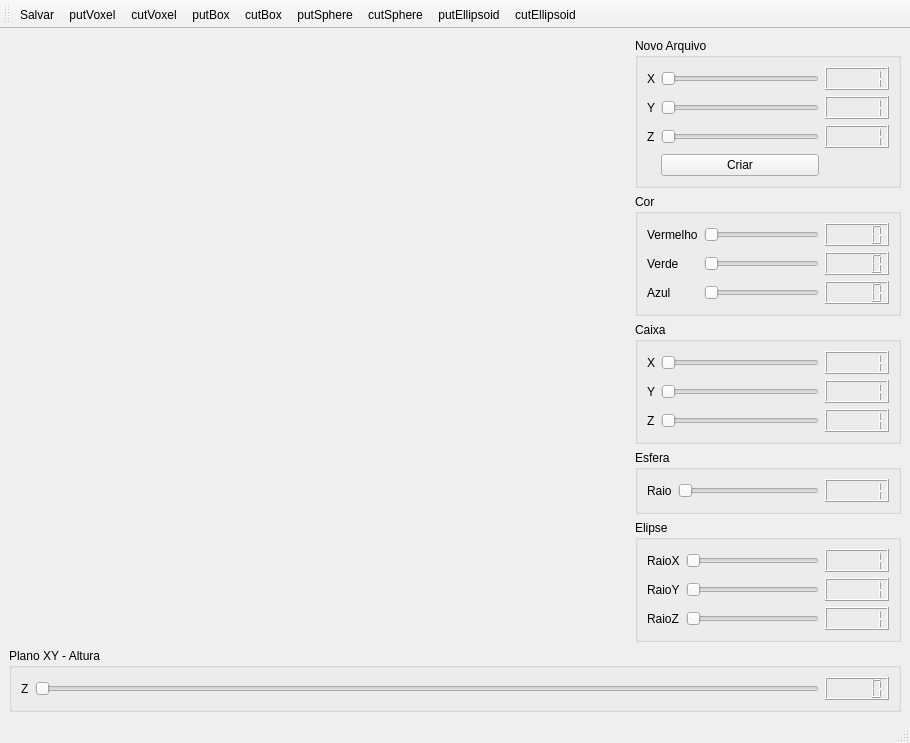
<?xml version="1.0" encoding="UTF-8"?>
<ui version="4.0">
 <class>MainWindow</class>
 <widget class="QMainWindow" name="MainWindow">
  <property name="geometry">
   <rect>
    <x>0</x>
    <y>0</y>
    <width>910</width>
    <height>706</height>
   </rect>
  </property>
  <property name="windowTitle">
   <string>MainWindow</string>
  </property>
  <widget class="QWidget" name="centralwidget">
   <layout class="QGridLayout" name="gridLayout_2">
    <item row="0" column="0">
     <layout class="QVBoxLayout" name="verticalLayout_2">
      <item>
       <layout class="QHBoxLayout" name="horizontalLayout" stretch="70,30">
        <item>
         <widget class="Visual" name="widget" native="true"/>
        </item>
        <item>
         <layout class="QVBoxLayout" name="verticalLayout">
          <item>
           <widget class="QGroupBox" name="groupBox">
            <property name="title">
             <string>Novo Arquivo</string>
            </property>
            <layout class="QGridLayout" name="gridLayout">
             <item row="1" column="1">
              <widget class="QSlider" name="horizontalSliderTamY">
               <property name="minimum">
                <number>1</number>
               </property>
               <property name="maximum">
                <number>51</number>
               </property>
               <property name="orientation">
                <enum>Qt::Horizontal</enum>
               </property>
              </widget>
             </item>
             <item row="1" column="0">
              <widget class="QLabel" name="label_2">
               <property name="text">
                <string>Y</string>
               </property>
              </widget>
             </item>
             <item row="2" column="2">
              <widget class="QLCDNumber" name="lcdNumberTamZ">
               <property name="intValue" stdset="0">
                <number>1</number>
               </property>
              </widget>
             </item>
             <item row="0" column="1">
              <widget class="QSlider" name="horizontalSliderTamX">
               <property name="minimum">
                <number>1</number>
               </property>
               <property name="maximum">
                <number>51</number>
               </property>
               <property name="orientation">
                <enum>Qt::Horizontal</enum>
               </property>
              </widget>
             </item>
             <item row="0" column="2">
              <widget class="QLCDNumber" name="lcdNumberTamX">
               <property name="intValue" stdset="0">
                <number>1</number>
               </property>
              </widget>
             </item>
             <item row="2" column="1">
              <widget class="QSlider" name="horizontalSliderTamZ">
               <property name="minimum">
                <number>1</number>
               </property>
               <property name="maximum">
                <number>51</number>
               </property>
               <property name="orientation">
                <enum>Qt::Horizontal</enum>
               </property>
              </widget>
             </item>
             <item row="2" column="0">
              <widget class="QLabel" name="label_3">
               <property name="text">
                <string>Z</string>
               </property>
              </widget>
             </item>
             <item row="1" column="2">
              <widget class="QLCDNumber" name="lcdNumberTamY">
               <property name="intValue" stdset="0">
                <number>1</number>
               </property>
              </widget>
             </item>
             <item row="0" column="0">
              <widget class="QLabel" name="label">
               <property name="text">
                <string>X</string>
               </property>
              </widget>
             </item>
             <item row="3" column="1">
              <widget class="QPushButton" name="pushButtonCriar">
               <property name="text">
                <string>Criar</string>
               </property>
              </widget>
             </item>
            </layout>
           </widget>
          </item>
          <item>
           <widget class="QGroupBox" name="groupBox_2">
            <property name="title">
             <string>Cor</string>
            </property>
            <layout class="QGridLayout" name="gridLayout_3">
             <item row="0" column="0">
              <widget class="QLabel" name="label_7">
               <property name="text">
                <string>Vermelho</string>
               </property>
              </widget>
             </item>
             <item row="0" column="1">
              <widget class="QSlider" name="horizontalSliderRed">
               <property name="maximum">
                <number>255</number>
               </property>
               <property name="orientation">
                <enum>Qt::Horizontal</enum>
               </property>
              </widget>
             </item>
             <item row="0" column="2">
              <widget class="QLCDNumber" name="lcdNumberRed"/>
             </item>
             <item row="1" column="0">
              <widget class="QLabel" name="label_8">
               <property name="text">
                <string>Verde</string>
               </property>
              </widget>
             </item>
             <item row="1" column="1">
              <widget class="QSlider" name="horizontalSliderGreen">
               <property name="maximum">
                <number>255</number>
               </property>
               <property name="orientation">
                <enum>Qt::Horizontal</enum>
               </property>
              </widget>
             </item>
             <item row="1" column="2">
              <widget class="QLCDNumber" name="lcdNumberGreen"/>
             </item>
             <item row="2" column="0">
              <widget class="QLabel" name="label_9">
               <property name="text">
                <string>Azul</string>
               </property>
              </widget>
             </item>
             <item row="2" column="1">
              <widget class="QSlider" name="horizontalSliderBlue">
               <property name="maximum">
                <number>255</number>
               </property>
               <property name="orientation">
                <enum>Qt::Horizontal</enum>
               </property>
              </widget>
             </item>
             <item row="2" column="2">
              <widget class="QLCDNumber" name="lcdNumberBlue"/>
             </item>
            </layout>
           </widget>
          </item>
          <item>
           <widget class="QGroupBox" name="groupBox_3">
            <property name="title">
             <string>Caixa</string>
            </property>
            <layout class="QGridLayout" name="gridLayout_4">
             <item row="0" column="0">
              <widget class="QLabel" name="label_10">
               <property name="text">
                <string>X</string>
               </property>
              </widget>
             </item>
             <item row="0" column="1">
              <widget class="QSlider" name="horizontalSliderBoxX">
               <property name="minimum">
                <number>1</number>
               </property>
               <property name="maximum">
                <number>50</number>
               </property>
               <property name="orientation">
                <enum>Qt::Horizontal</enum>
               </property>
              </widget>
             </item>
             <item row="0" column="2">
              <widget class="QLCDNumber" name="lcdNumberBoxX">
               <property name="intValue" stdset="0">
                <number>1</number>
               </property>
              </widget>
             </item>
             <item row="1" column="0">
              <widget class="QLabel" name="label_11">
               <property name="text">
                <string>Y</string>
               </property>
              </widget>
             </item>
             <item row="1" column="1">
              <widget class="QSlider" name="horizontalSliderBoxY">
               <property name="minimum">
                <number>1</number>
               </property>
               <property name="maximum">
                <number>50</number>
               </property>
               <property name="orientation">
                <enum>Qt::Horizontal</enum>
               </property>
              </widget>
             </item>
             <item row="1" column="2">
              <widget class="QLCDNumber" name="lcdNumberBoxY">
               <property name="intValue" stdset="0">
                <number>1</number>
               </property>
              </widget>
             </item>
             <item row="2" column="0">
              <widget class="QLabel" name="label_12">
               <property name="text">
                <string>Z</string>
               </property>
              </widget>
             </item>
             <item row="2" column="1">
              <widget class="QSlider" name="horizontalSliderBoxZ">
               <property name="minimum">
                <number>1</number>
               </property>
               <property name="maximum">
                <number>50</number>
               </property>
               <property name="orientation">
                <enum>Qt::Horizontal</enum>
               </property>
              </widget>
             </item>
             <item row="2" column="2">
              <widget class="QLCDNumber" name="lcdNumberBoxZ">
               <property name="intValue" stdset="0">
                <number>1</number>
               </property>
              </widget>
             </item>
            </layout>
           </widget>
          </item>
          <item>
           <widget class="QGroupBox" name="groupBox_4">
            <property name="title">
             <string>Esfera</string>
            </property>
            <layout class="QGridLayout" name="gridLayout_5">
             <item row="0" column="0">
              <widget class="QLabel" name="label_13">
               <property name="text">
                <string>Raio</string>
               </property>
              </widget>
             </item>
             <item row="0" column="1">
              <widget class="QSlider" name="horizontalSliderRaio">
               <property name="minimum">
                <number>1</number>
               </property>
               <property name="maximum">
                <number>25</number>
               </property>
               <property name="orientation">
                <enum>Qt::Horizontal</enum>
               </property>
              </widget>
             </item>
             <item row="0" column="2">
              <widget class="QLCDNumber" name="lcdNumberRaio">
               <property name="intValue" stdset="0">
                <number>1</number>
               </property>
              </widget>
             </item>
            </layout>
           </widget>
          </item>
          <item>
           <widget class="QGroupBox" name="groupBox_5">
            <property name="title">
             <string>Elipse</string>
            </property>
            <layout class="QGridLayout" name="gridLayout_6">
             <item row="0" column="0">
              <widget class="QLabel" name="label_14">
               <property name="text">
                <string>RaioX</string>
               </property>
              </widget>
             </item>
             <item row="0" column="1">
              <widget class="QSlider" name="horizontalSliderRaioX">
               <property name="minimum">
                <number>1</number>
               </property>
               <property name="maximum">
                <number>25</number>
               </property>
               <property name="orientation">
                <enum>Qt::Horizontal</enum>
               </property>
              </widget>
             </item>
             <item row="0" column="2">
              <widget class="QLCDNumber" name="lcdNumberRaioX">
               <property name="intValue" stdset="0">
                <number>1</number>
               </property>
              </widget>
             </item>
             <item row="1" column="0">
              <widget class="QLabel" name="label_15">
               <property name="text">
                <string>RaioY</string>
               </property>
              </widget>
             </item>
             <item row="1" column="1">
              <widget class="QSlider" name="horizontalSliderRaioY">
               <property name="minimum">
                <number>1</number>
               </property>
               <property name="maximum">
                <number>25</number>
               </property>
               <property name="orientation">
                <enum>Qt::Horizontal</enum>
               </property>
              </widget>
             </item>
             <item row="1" column="2">
              <widget class="QLCDNumber" name="lcdNumberRaioY">
               <property name="intValue" stdset="0">
                <number>1</number>
               </property>
              </widget>
             </item>
             <item row="2" column="0">
              <widget class="QLabel" name="label_16">
               <property name="text">
                <string>RaioZ</string>
               </property>
              </widget>
             </item>
             <item row="2" column="1">
              <widget class="QSlider" name="horizontalSliderRaioZ">
               <property name="minimum">
                <number>1</number>
               </property>
               <property name="maximum">
                <number>25</number>
               </property>
               <property name="orientation">
                <enum>Qt::Horizontal</enum>
               </property>
              </widget>
             </item>
             <item row="2" column="2">
              <widget class="QLCDNumber" name="lcdNumberRaioZ">
               <property name="intValue" stdset="0">
                <number>1</number>
               </property>
              </widget>
             </item>
            </layout>
           </widget>
          </item>
         </layout>
        </item>
       </layout>
      </item>
      <item>
       <widget class="QGroupBox" name="groupBox_6">
        <property name="title">
         <string>Plano XY - Altura</string>
        </property>
        <layout class="QGridLayout" name="gridLayout_7">
         <item row="0" column="0">
          <widget class="QLabel" name="label_17">
           <property name="text">
            <string>Z</string>
           </property>
          </widget>
         </item>
         <item row="0" column="1">
          <widget class="QSlider" name="horizontalSliderPlano">
           <property name="maximum">
            <number>50</number>
           </property>
           <property name="orientation">
            <enum>Qt::Horizontal</enum>
           </property>
          </widget>
         </item>
         <item row="0" column="2">
          <widget class="QLCDNumber" name="lcdNumberPlano"/>
         </item>
        </layout>
       </widget>
      </item>
     </layout>
    </item>
   </layout>
  </widget>
  <widget class="QStatusBar" name="statusbar"/>
  <widget class="QToolBar" name="toolBar">
   <property name="windowTitle">
    <string>toolBar</string>
   </property>
   <attribute name="toolBarArea">
    <enum>TopToolBarArea</enum>
   </attribute>
   <attribute name="toolBarBreak">
    <bool>false</bool>
   </attribute>
   <addaction name="actionSalvar"/>
   <addaction name="actionputVoxel"/>
   <addaction name="actioncutVoxel"/>
   <addaction name="actionputBox"/>
   <addaction name="actioncutBox"/>
   <addaction name="actionputSphere"/>
   <addaction name="actioncutSphere"/>
   <addaction name="actionputEllipsoid"/>
   <addaction name="actioncutEllipsoid"/>
  </widget>
  <action name="actionSalvar">
   <property name="text">
    <string>Salvar</string>
   </property>
  </action>
  <action name="actionputVoxel">
   <property name="icon">
    <iconset resource="Recursos.qrc">
     <normaloff>:/icones/icones/putvoxel.png</normaloff>:/icones/icones/putvoxel.png</iconset>
   </property>
   <property name="text">
    <string>putVoxel</string>
   </property>
  </action>
  <action name="actioncutVoxel">
   <property name="icon">
    <iconset resource="Recursos.qrc">
     <normaloff>:/icones/icones/voxel.png</normaloff>:/icones/icones/voxel.png</iconset>
   </property>
   <property name="text">
    <string>cutVoxel</string>
   </property>
  </action>
  <action name="actionputBox">
   <property name="icon">
    <iconset resource="Recursos.qrc">
     <normaloff>:/icones/icones/caixa.png</normaloff>:/icones/icones/caixa.png</iconset>
   </property>
   <property name="text">
    <string>putBox</string>
   </property>
  </action>
  <action name="actioncutBox">
   <property name="icon">
    <iconset resource="Recursos.qrc">
     <normaloff>:/icones/icones/cutcaixa.png</normaloff>:/icones/icones/cutcaixa.png</iconset>
   </property>
   <property name="text">
    <string>cutBox</string>
   </property>
  </action>
  <action name="actionputSphere">
   <property name="icon">
    <iconset resource="Recursos.qrc">
     <normaloff>:/icones/icones/circulo.png</normaloff>:/icones/icones/circulo.png</iconset>
   </property>
   <property name="text">
    <string>putSphere</string>
   </property>
  </action>
  <action name="actioncutSphere">
   <property name="icon">
    <iconset resource="Recursos.qrc">
     <normaloff>:/icones/icones/cutcirculo.png</normaloff>:/icones/icones/cutcirculo.png</iconset>
   </property>
   <property name="text">
    <string>cutSphere</string>
   </property>
  </action>
  <action name="actionputEllipsoid">
   <property name="icon">
    <iconset resource="Recursos.qrc">
     <normaloff>:/icones/icones/elipse.png</normaloff>:/icones/icones/elipse.png</iconset>
   </property>
   <property name="text">
    <string>putEllipsoid</string>
   </property>
  </action>
  <action name="actioncutEllipsoid">
   <property name="icon">
    <iconset resource="Recursos.qrc">
     <normaloff>:/icones/icones/cutelipse.png</normaloff>:/icones/icones/cutelipse.png</iconset>
   </property>
   <property name="text">
    <string>cutEllipsoid</string>
   </property>
  </action>
 </widget>
 <customwidgets>
  <customwidget>
   <class>Visual</class>
   <extends>QWidget</extends>
   <header>visual.h</header>
   <container>1</container>
   <slots>
    <slot>tempSetTamX(int)</slot>
    <slot>tempSetTamY(int)</slot>
    <slot>tempSetTamZ(int)</slot>
    <slot>setTam()</slot>
    <slot>setR(int)</slot>
    <slot>setG(int)</slot>
    <slot>setB(int)</slot>
    <slot>setRaio(int)</slot>
    <slot>setRaioX(int)</slot>
    <slot>setRaioY(int)</slot>
    <slot>setRaioZ(int)</slot>
    <slot>setBoxX(int)</slot>
    <slot>setBoxY(int)</slot>
    <slot>setBoxZ(int)</slot>
    <slot>setZ(int)</slot>
   </slots>
  </customwidget>
 </customwidgets>
 <resources>
  <include location="Recursos.qrc"/>
 </resources>
 <connections>
  <connection>
   <sender>horizontalSliderTamX</sender>
   <signal>valueChanged(int)</signal>
   <receiver>lcdNumberTamX</receiver>
   <slot>display(int)</slot>
   <hints>
    <hint type="sourcelabel">
     <x>703</x>
     <y>84</y>
    </hint>
    <hint type="destinationlabel">
     <x>841</x>
     <y>75</y>
    </hint>
   </hints>
  </connection>
  <connection>
   <sender>horizontalSliderTamY</sender>
   <signal>valueChanged(int)</signal>
   <receiver>lcdNumberTamY</receiver>
   <slot>display(int)</slot>
   <hints>
    <hint type="sourcelabel">
     <x>713</x>
     <y>102</y>
    </hint>
    <hint type="destinationlabel">
     <x>853</x>
     <y>107</y>
    </hint>
   </hints>
  </connection>
  <connection>
   <sender>horizontalSliderTamZ</sender>
   <signal>valueChanged(int)</signal>
   <receiver>lcdNumberTamZ</receiver>
   <slot>display(int)</slot>
   <hints>
    <hint type="sourcelabel">
     <x>672</x>
     <y>130</y>
    </hint>
    <hint type="destinationlabel">
     <x>879</x>
     <y>137</y>
    </hint>
   </hints>
  </connection>
  <connection>
   <sender>horizontalSliderTamX</sender>
   <signal>valueChanged(int)</signal>
   <receiver>widget</receiver>
   <slot>tempSetTamX(int)</slot>
   <hints>
    <hint type="sourcelabel">
     <x>678</x>
     <y>80</y>
    </hint>
    <hint type="destinationlabel">
     <x>490</x>
     <y>83</y>
    </hint>
   </hints>
  </connection>
  <connection>
   <sender>horizontalSliderTamY</sender>
   <signal>valueChanged(int)</signal>
   <receiver>widget</receiver>
   <slot>tempSetTamY(int)</slot>
   <hints>
    <hint type="sourcelabel">
     <x>693</x>
     <y>98</y>
    </hint>
    <hint type="destinationlabel">
     <x>500</x>
     <y>128</y>
    </hint>
   </hints>
  </connection>
  <connection>
   <sender>horizontalSliderTamZ</sender>
   <signal>valueChanged(int)</signal>
   <receiver>widget</receiver>
   <slot>tempSetTamZ(int)</slot>
   <hints>
    <hint type="sourcelabel">
     <x>675</x>
     <y>139</y>
    </hint>
    <hint type="destinationlabel">
     <x>495</x>
     <y>163</y>
    </hint>
   </hints>
  </connection>
  <connection>
   <sender>pushButtonCriar</sender>
   <signal>clicked()</signal>
   <receiver>widget</receiver>
   <slot>setTam()</slot>
   <hints>
    <hint type="sourcelabel">
     <x>667</x>
     <y>170</y>
    </hint>
    <hint type="destinationlabel">
     <x>497</x>
     <y>199</y>
    </hint>
   </hints>
  </connection>
  <connection>
   <sender>horizontalSliderRed</sender>
   <signal>valueChanged(int)</signal>
   <receiver>lcdNumberRed</receiver>
   <slot>display(int)</slot>
   <hints>
    <hint type="sourcelabel">
     <x>814</x>
     <y>226</y>
    </hint>
    <hint type="destinationlabel">
     <x>848</x>
     <y>227</y>
    </hint>
   </hints>
  </connection>
  <connection>
   <sender>horizontalSliderGreen</sender>
   <signal>valueChanged(int)</signal>
   <receiver>lcdNumberGreen</receiver>
   <slot>display(int)</slot>
   <hints>
    <hint type="sourcelabel">
     <x>792</x>
     <y>253</y>
    </hint>
    <hint type="destinationlabel">
     <x>848</x>
     <y>262</y>
    </hint>
   </hints>
  </connection>
  <connection>
   <sender>horizontalSliderBlue</sender>
   <signal>valueChanged(int)</signal>
   <receiver>lcdNumberBlue</receiver>
   <slot>display(int)</slot>
   <hints>
    <hint type="sourcelabel">
     <x>780</x>
     <y>286</y>
    </hint>
    <hint type="destinationlabel">
     <x>872</x>
     <y>281</y>
    </hint>
   </hints>
  </connection>
  <connection>
   <sender>horizontalSliderBoxX</sender>
   <signal>valueChanged(int)</signal>
   <receiver>lcdNumberBoxX</receiver>
   <slot>display(int)</slot>
   <hints>
    <hint type="sourcelabel">
     <x>782</x>
     <y>349</y>
    </hint>
    <hint type="destinationlabel">
     <x>855</x>
     <y>349</y>
    </hint>
   </hints>
  </connection>
  <connection>
   <sender>horizontalSliderBoxY</sender>
   <signal>valueChanged(int)</signal>
   <receiver>lcdNumberBoxY</receiver>
   <slot>display(int)</slot>
   <hints>
    <hint type="sourcelabel">
     <x>792</x>
     <y>373</y>
    </hint>
    <hint type="destinationlabel">
     <x>849</x>
     <y>376</y>
    </hint>
   </hints>
  </connection>
  <connection>
   <sender>horizontalSliderBoxZ</sender>
   <signal>valueChanged(int)</signal>
   <receiver>lcdNumberBoxZ</receiver>
   <slot>display(int)</slot>
   <hints>
    <hint type="sourcelabel">
     <x>766</x>
     <y>400</y>
    </hint>
    <hint type="destinationlabel">
     <x>839</x>
     <y>407</y>
    </hint>
   </hints>
  </connection>
  <connection>
   <sender>horizontalSliderRaio</sender>
   <signal>valueChanged(int)</signal>
   <receiver>lcdNumberRaio</receiver>
   <slot>display(int)</slot>
   <hints>
    <hint type="sourcelabel">
     <x>797</x>
     <y>479</y>
    </hint>
    <hint type="destinationlabel">
     <x>856</x>
     <y>478</y>
    </hint>
   </hints>
  </connection>
  <connection>
   <sender>horizontalSliderRaioX</sender>
   <signal>valueChanged(int)</signal>
   <receiver>lcdNumberRaioX</receiver>
   <slot>display(int)</slot>
   <hints>
    <hint type="sourcelabel">
     <x>817</x>
     <y>541</y>
    </hint>
    <hint type="destinationlabel">
     <x>887</x>
     <y>542</y>
    </hint>
   </hints>
  </connection>
  <connection>
   <sender>horizontalSliderRaioY</sender>
   <signal>valueChanged(int)</signal>
   <receiver>lcdNumberRaioY</receiver>
   <slot>display(int)</slot>
   <hints>
    <hint type="sourcelabel">
     <x>817</x>
     <y>570</y>
    </hint>
    <hint type="destinationlabel">
     <x>887</x>
     <y>571</y>
    </hint>
   </hints>
  </connection>
  <connection>
   <sender>horizontalSliderRaioZ</sender>
   <signal>valueChanged(int)</signal>
   <receiver>lcdNumberRaioZ</receiver>
   <slot>display(int)</slot>
   <hints>
    <hint type="sourcelabel">
     <x>817</x>
     <y>599</y>
    </hint>
    <hint type="destinationlabel">
     <x>887</x>
     <y>600</y>
    </hint>
   </hints>
  </connection>
  <connection>
   <sender>horizontalSliderPlano</sender>
   <signal>valueChanged(int)</signal>
   <receiver>lcdNumberPlano</receiver>
   <slot>display(int)</slot>
   <hints>
    <hint type="sourcelabel">
     <x>492</x>
     <y>643</y>
    </hint>
    <hint type="destinationlabel">
     <x>889</x>
     <y>664</y>
    </hint>
   </hints>
  </connection>
  <connection>
   <sender>horizontalSliderRed</sender>
   <signal>valueChanged(int)</signal>
   <receiver>widget</receiver>
   <slot>setR(int)</slot>
   <hints>
    <hint type="sourcelabel">
     <x>708</x>
     <y>220</y>
    </hint>
    <hint type="destinationlabel">
     <x>588</x>
     <y>230</y>
    </hint>
   </hints>
  </connection>
  <connection>
   <sender>horizontalSliderGreen</sender>
   <signal>valueChanged(int)</signal>
   <receiver>widget</receiver>
   <slot>setG(int)</slot>
   <hints>
    <hint type="sourcelabel">
     <x>703</x>
     <y>257</y>
    </hint>
    <hint type="destinationlabel">
     <x>582</x>
     <y>257</y>
    </hint>
   </hints>
  </connection>
  <connection>
   <sender>horizontalSliderBlue</sender>
   <signal>valueChanged(int)</signal>
   <receiver>widget</receiver>
   <slot>setB(int)</slot>
   <hints>
    <hint type="sourcelabel">
     <x>708</x>
     <y>284</y>
    </hint>
    <hint type="destinationlabel">
     <x>598</x>
     <y>282</y>
    </hint>
   </hints>
  </connection>
  <connection>
   <sender>horizontalSliderRaio</sender>
   <signal>valueChanged(int)</signal>
   <receiver>widget</receiver>
   <slot>setRaio(int)</slot>
   <hints>
    <hint type="sourcelabel">
     <x>676</x>
     <y>477</y>
    </hint>
    <hint type="destinationlabel">
     <x>567</x>
     <y>460</y>
    </hint>
   </hints>
  </connection>
  <connection>
   <sender>horizontalSliderRaioX</sender>
   <signal>valueChanged(int)</signal>
   <receiver>widget</receiver>
   <slot>setRaioX(int)</slot>
   <hints>
    <hint type="sourcelabel">
     <x>817</x>
     <y>541</y>
    </hint>
    <hint type="destinationlabel">
     <x>538</x>
     <y>544</y>
    </hint>
   </hints>
  </connection>
  <connection>
   <sender>horizontalSliderRaioY</sender>
   <signal>valueChanged(int)</signal>
   <receiver>widget</receiver>
   <slot>setRaioY(int)</slot>
   <hints>
    <hint type="sourcelabel">
     <x>817</x>
     <y>570</y>
    </hint>
    <hint type="destinationlabel">
     <x>580</x>
     <y>577</y>
    </hint>
   </hints>
  </connection>
  <connection>
   <sender>horizontalSliderRaioZ</sender>
   <signal>valueChanged(int)</signal>
   <receiver>widget</receiver>
   <slot>setRaioZ(int)</slot>
   <hints>
    <hint type="sourcelabel">
     <x>817</x>
     <y>599</y>
    </hint>
    <hint type="destinationlabel">
     <x>556</x>
     <y>548</y>
    </hint>
   </hints>
  </connection>
  <connection>
   <sender>horizontalSliderBoxX</sender>
   <signal>valueChanged(int)</signal>
   <receiver>widget</receiver>
   <slot>setBoxX(int)</slot>
   <hints>
    <hint type="sourcelabel">
     <x>697</x>
     <y>342</y>
    </hint>
    <hint type="destinationlabel">
     <x>562</x>
     <y>342</y>
    </hint>
   </hints>
  </connection>
  <connection>
   <sender>horizontalSliderBoxY</sender>
   <signal>valueChanged(int)</signal>
   <receiver>widget</receiver>
   <slot>setBoxY(int)</slot>
   <hints>
    <hint type="sourcelabel">
     <x>679</x>
     <y>372</y>
    </hint>
    <hint type="destinationlabel">
     <x>580</x>
     <y>381</y>
    </hint>
   </hints>
  </connection>
  <connection>
   <sender>horizontalSliderBoxZ</sender>
   <signal>valueChanged(int)</signal>
   <receiver>widget</receiver>
   <slot>setBoxZ(int)</slot>
   <hints>
    <hint type="sourcelabel">
     <x>681</x>
     <y>408</y>
    </hint>
    <hint type="destinationlabel">
     <x>591</x>
     <y>414</y>
    </hint>
   </hints>
  </connection>
  <connection>
   <sender>horizontalSliderPlano</sender>
   <signal>valueChanged(int)</signal>
   <receiver>widget</receiver>
   <slot>setZ(int)</slot>
   <hints>
    <hint type="sourcelabel">
     <x>289</x>
     <y>642</y>
    </hint>
    <hint type="destinationlabel">
     <x>287</x>
     <y>533</y>
    </hint>
   </hints>
  </connection>
 </connections>
</ui>
